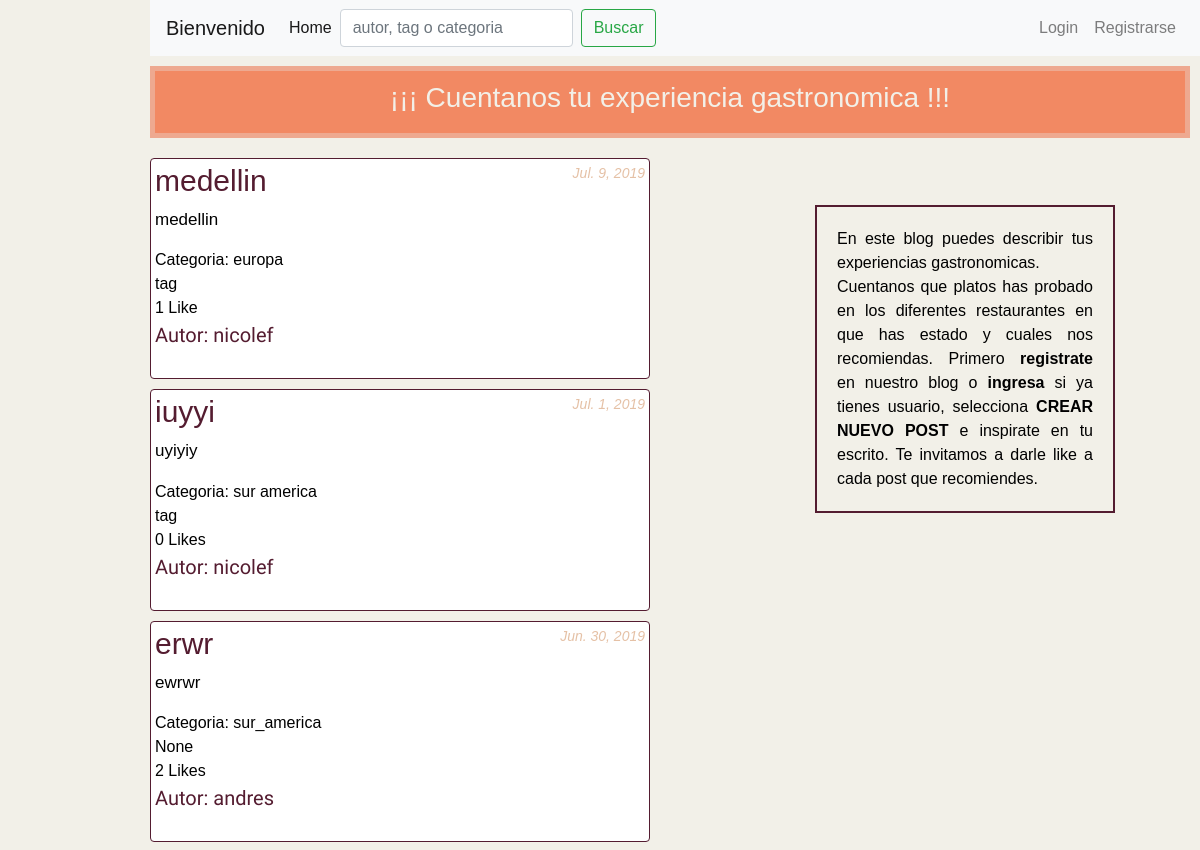
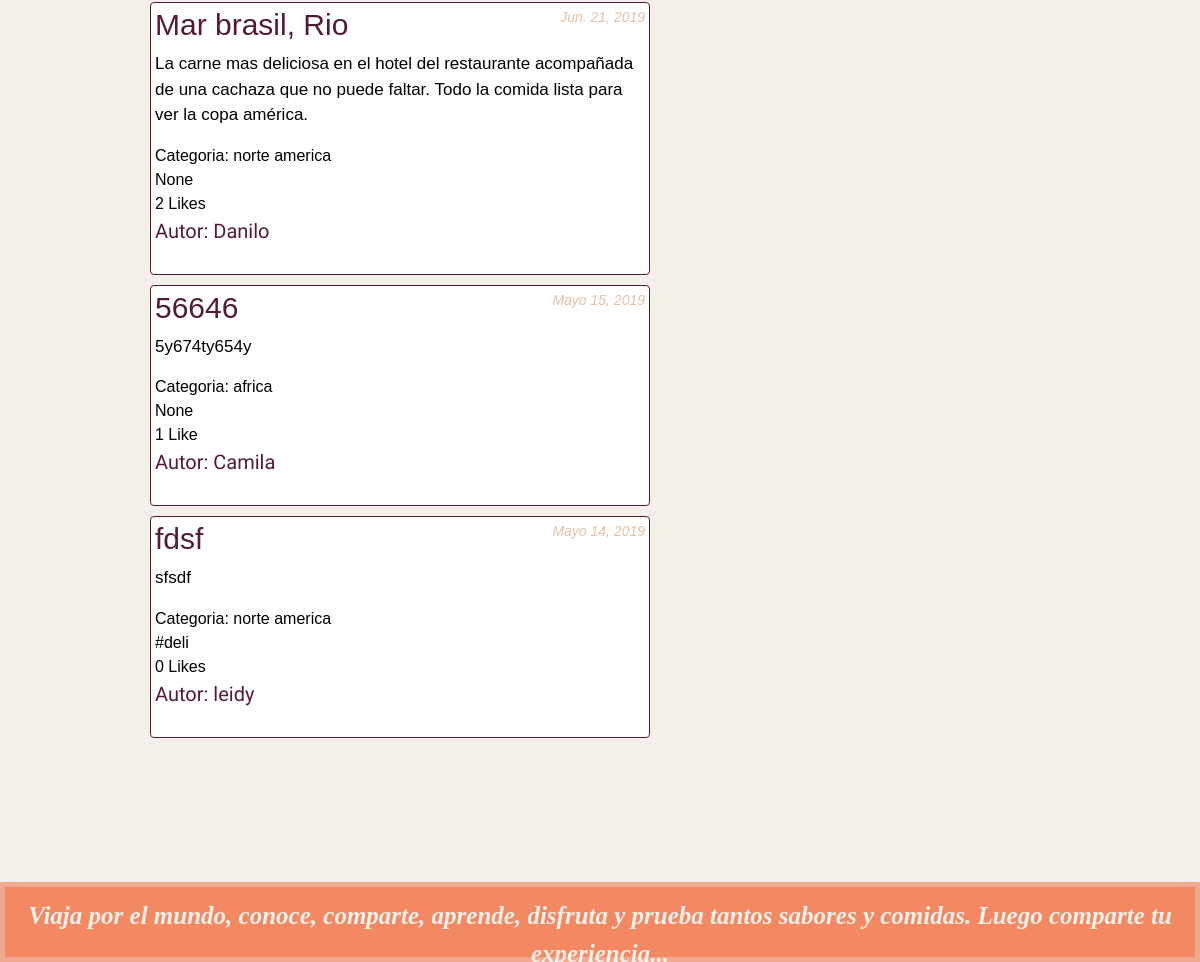
/blog/, run on an earlier commit of the app's database (2 pictures, top to bottom).
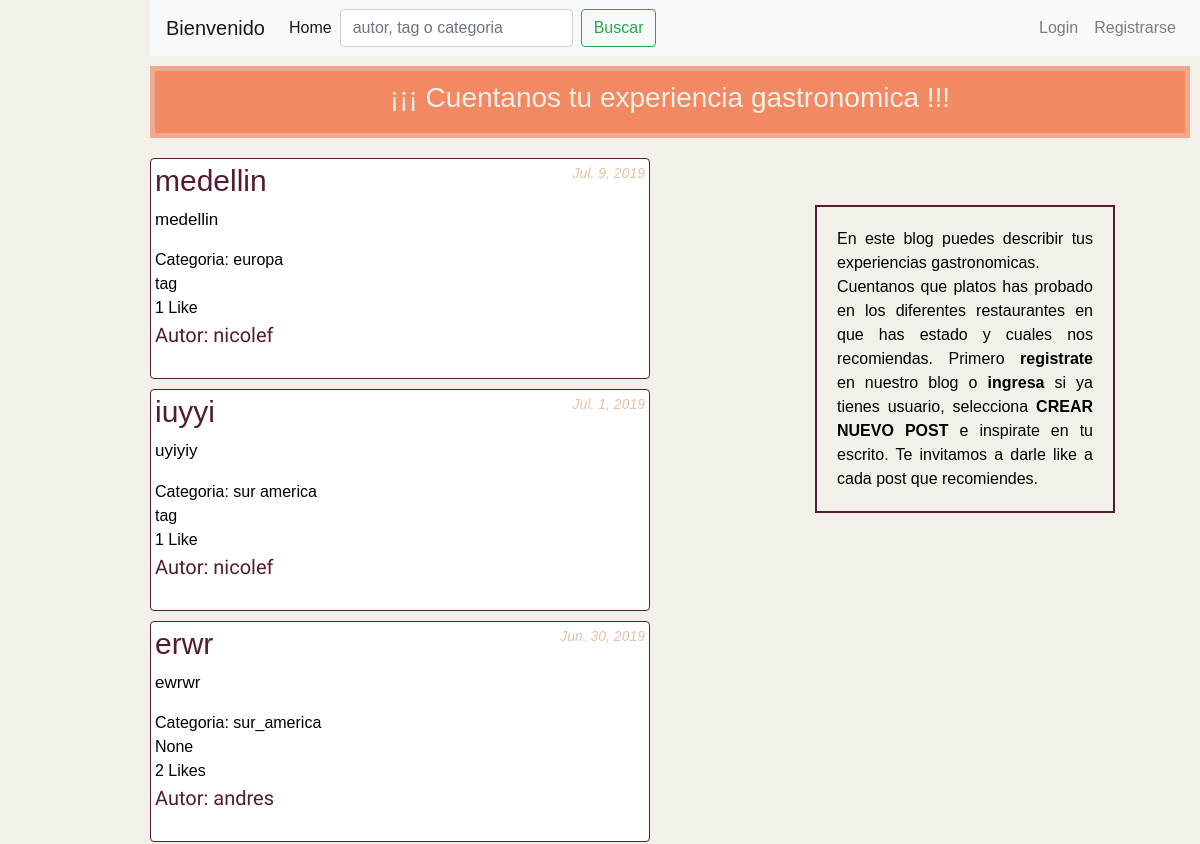
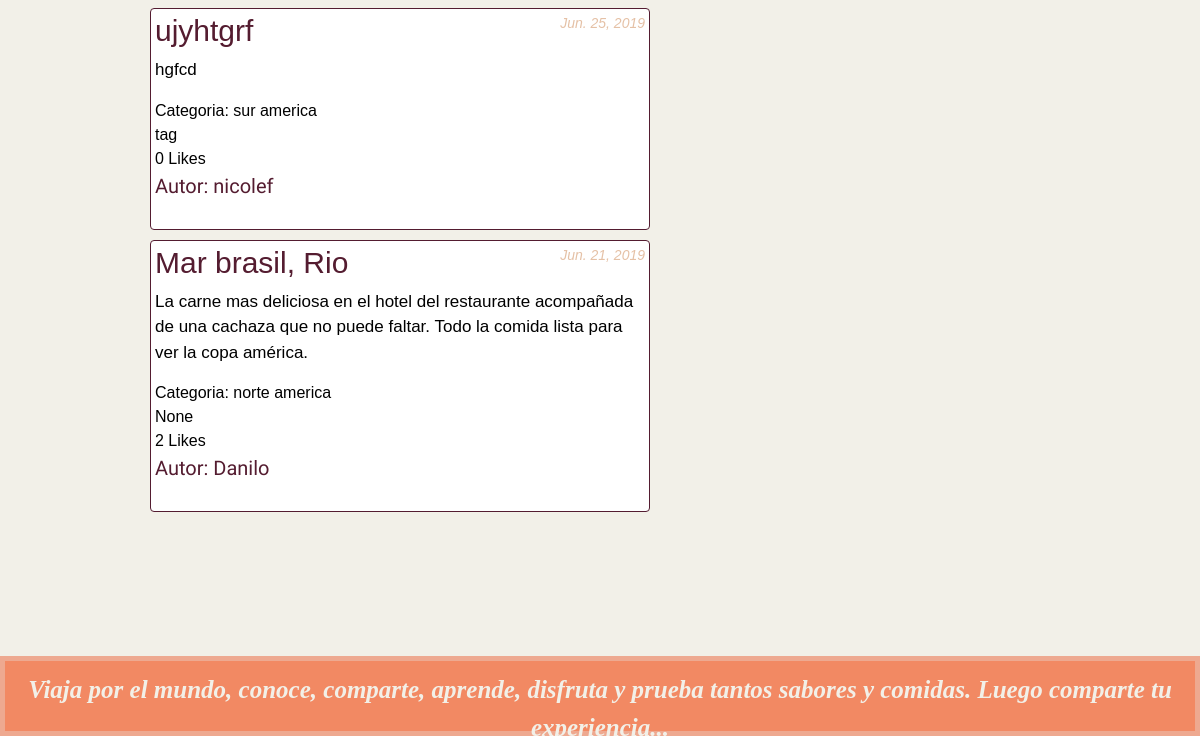
And on a later commit of the database (2 pictures, top to bottom).
### restaurante/models.py (models this page shows, shortened)
class PostRestaurant(models.Model):
    autor = models.ForeignKey(User, on_delete=models.PROTECT)
    titulo = models.CharField(max_length=200)
    texto = models.TextField()
    fecha_creacion = models.DateTimeField(auto_now_add=True)
    fecha_publicado = models.DateField(default=date.today)
    fecha_desactivado = models.DateField(blank=True, null=True)
    fecha_edicion = models.DateTimeField(auto_now=True)
    categoria = models.CharField(max_length=50, choices=TIPO_OPCIONES, default=SUR_AMERICA)
    tags = models.CharField(max_length=100, null=True, blank=True, default= 'tag')
    likes = models.ManyToManyField(User, related_name='likes', blank=True)
    def total_likes(self):
        return self.likes.count()

### restaurante/views.py (the view)
# urls.py: path('', views.post_restaurant, name='post_restaurant'),
def post_restaurant(request):
    posts = PostRestaurant.objects.filter(
        Q(fecha_desactivado__isnull=True) | Q(fecha_desactivado__gte=timezone.now()),
        fecha_publicado__lte=timezone.now(),
        ).order_by('fecha_publicado').distinct().reverse()
    query = request.GET.get('q')
    if query :
        posts = PostRestaurant.objects.filter(
        Q(categoria=query)|
        Q(tags__icontains=query)|
        Q(autor__username__icontains=query), # post_contenido
        ).distinct()
    return render (request, 'restaurante/post_restaurant.html',{'posts': posts})

### restaurante/templates/restaurante/post_restaurant.html
{% extends 'restaurante/base.html' %}
{% block content %}
{% for post in posts %}
  <div class="img-thumbnail">
    <div class="post">
      <div class="date">
        {{ post.fecha_publicado }}
      </div>
      <h2><a class="titul" href="{% url 'restaurante:post_detail' post.pk %}">{{ post.titulo }}</a></h2>
      <div>
        <p class="texto">{{ post.texto|linebreaksbr }}</p>
      </div>
      <div class="cat">
        Categoria: {{ post.categoria }}
      </div>
      <div class="tags">
        {{ post.tags }}
      </div>
      <div >
        {{ post.total_likes }} Like{{ post.total_likes|pluralize}}
      </div>
      <div class="autor">
       Autor: {{ post.autor }}
      </div>
      <br>
    </div>
  </div>
{% endfor %}
{% endblock %}

What changed in the data, as far as the page shows it:
removed PostRestaurant: fecha_publicado "Mayo 15, 2019", titulo "56646", texto "5y674ty654y", categoria "africa", tags "None", total_likes "1", autor "Camila"
removed PostRestaurant: fecha_publicado "Mayo 14, 2019", titulo "fdsf", texto "sfsdf", categoria "norte america", tags "#deli", total_likes "0", autor "leidy"
computed for PostRestaurant "iuyyi": total_likes "0" → "1"
added PostRestaurant: fecha_publicado "Jun. 25, 2019", titulo "ujyhtgrf", texto "hgfcd", categoria "sur america", tags "tag", total_likes "0", autor "nicolef"
